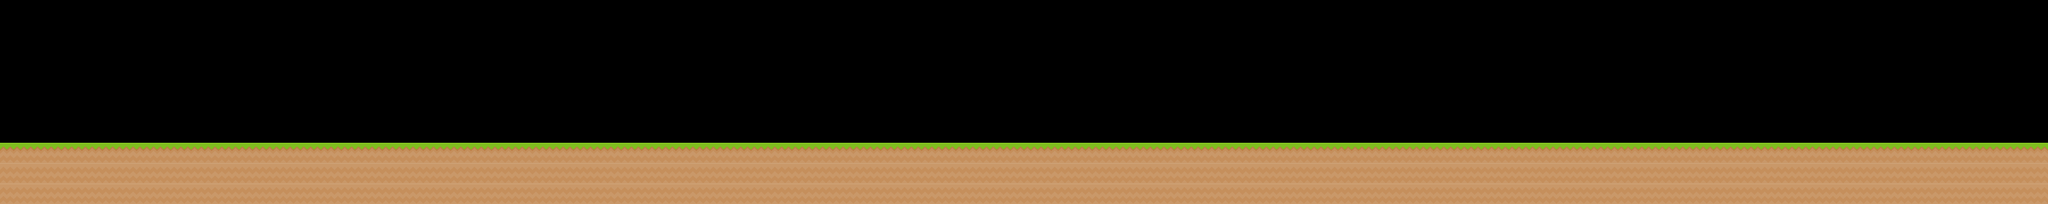

A 2D game scene composited from a Tiled map and its tileset images. What follows is a short description and the map's XML, with every tile layer's data as written:
An orthogonal 100x10 tile map with 70x70 px tiles, 1 tile layer (track).

<map version="1.5" tiledversion="1.7.2" orientation="orthogonal" renderorder="right-down" width="100" height="10" tilewidth="70" tileheight="70" infinite="0" nextlayerid="2" nextobjectid="1">
 <editorsettings>
  <export target="DuckTrack.json" format="json" />
 </editorsettings>
 <tileset firstgid="1" name="sheet" tilewidth="70" tileheight="70" tilecount="49" columns="7">
  <properties>
   <property name="collides" type="bool" value="false" />
  </properties>
  <image source="sheet.png" width="512" height="512" />
  <tile id="0">
   <properties>
    <property name="collides" type="bool" value="true" />
   </properties>
  </tile>
  <tile id="1">
   <properties>
    <property name="collides" type="bool" value="true" />
   </properties>
  </tile>
  <tile id="2">
   <properties>
    <property name="collides" type="bool" value="true" />
   </properties>
  </tile>
  <tile id="3">
   <properties>
    <property name="collides" type="bool" value="true" />
   </properties>
  </tile>
  <tile id="4">
   <properties>
    <property name="collides" type="bool" value="true" />
   </properties>
  </tile>
  <tile id="5">
   <properties>
    <property name="collides" type="bool" value="true" />
   </properties>
  </tile>
  <tile id="7">
   <properties>
    <property name="collides" type="bool" value="true" />
   </properties>
  </tile>
  <tile id="8">
   <properties>
    <property name="collides" type="bool" value="true" />
   </properties>
  </tile>
  <tile id="9">
   <properties>
    <property name="collides" type="bool" value="true" />
   </properties>
  </tile>
  <tile id="10">
   <properties>
    <property name="collides" type="bool" value="true" />
   </properties>
  </tile>
  <tile id="11">
   <properties>
    <property name="collides" type="bool" value="true" />
   </properties>
  </tile>
  <tile id="12">
   <properties>
    <property name="collides" type="bool" value="true" />
   </properties>
  </tile>
  <tile id="14">
   <properties>
    <property name="collides" type="bool" value="true" />
   </properties>
  </tile>
  <tile id="15">
   <properties>
    <property name="collides" type="bool" value="true" />
   </properties>
  </tile>
  <tile id="16">
   <properties>
    <property name="collides" type="bool" value="true" />
   </properties>
  </tile>
  <tile id="17">
   <properties>
    <property name="collides" type="bool" value="true" />
   </properties>
  </tile>
  <tile id="18">
   <properties>
    <property name="collides" type="bool" value="true" />
   </properties>
  </tile>
  <tile id="19">
   <properties>
    <property name="collides" type="bool" value="true" />
   </properties>
  </tile>
  <tile id="21">
   <properties>
    <property name="collides" type="bool" value="true" />
   </properties>
  </tile>
  <tile id="22">
   <properties>
    <property name="collides" type="bool" value="true" />
   </properties>
  </tile>
  <tile id="23">
   <properties>
    <property name="collides" type="bool" value="true" />
   </properties>
  </tile>
  <tile id="24">
   <properties>
    <property name="collides" type="bool" value="true" />
   </properties>
  </tile>
  <tile id="25">
   <properties>
    <property name="collides" type="bool" value="true" />
   </properties>
  </tile>
  <tile id="26">
   <properties>
    <property name="collides" type="bool" value="true" />
   </properties>
  </tile>
  <tile id="28">
   <properties>
    <property name="collides" type="bool" value="true" />
   </properties>
  </tile>
  <tile id="29">
   <properties>
    <property name="collides" type="bool" value="true" />
   </properties>
  </tile>
  <tile id="30">
   <properties>
    <property name="collides" type="bool" value="true" />
   </properties>
  </tile>
  <tile id="31">
   <properties>
    <property name="collides" type="bool" value="true" />
   </properties>
  </tile>
  <tile id="32">
   <properties>
    <property name="collides" type="bool" value="true" />
   </properties>
  </tile>
  <tile id="33">
   <properties>
    <property name="collides" type="bool" value="true" />
   </properties>
  </tile>
  <tile id="35">
   <properties>
    <property name="collides" type="bool" value="true" />
   </properties>
  </tile>
  <tile id="36">
   <properties>
    <property name="collides" type="bool" value="true" />
   </properties>
  </tile>
  <tile id="37">
   <properties>
    <property name="collides" type="bool" value="true" />
   </properties>
  </tile>
  <tile id="38">
   <properties>
    <property name="collides" type="bool" value="true" />
   </properties>
  </tile>
  <tile id="39">
   <properties>
    <property name="collides" type="bool" value="true" />
   </properties>
  </tile>
  <tile id="40">
   <properties>
    <property name="collides" type="bool" value="true" />
   </properties>
  </tile>
  <tile id="42">
   <properties>
    <property name="collides" type="bool" value="true" />
   </properties>
  </tile>
  <tile id="43">
   <properties>
    <property name="collides" type="bool" value="true" />
   </properties>
  </tile>
  <tile id="44">
   <properties>
    <property name="collides" type="bool" value="true" />
   </properties>
  </tile>
  <tile id="45">
   <properties>
    <property name="collides" type="bool" value="true" />
   </properties>
  </tile>
  <tile id="46">
   <properties>
    <property name="collides" type="bool" value="true" />
   </properties>
  </tile>
  <tile id="47">
   <properties>
    <property name="collides" type="bool" value="true" />
   </properties>
  </tile>
 </tileset>
 <layer id="1" name="track" width="100" height="10">
  <data encoding="csv">
0,0,0,0,0,0,0,0,0,0,0,0,0,0,0,0,0,0,0,0,0,0,0,0,0,0,0,0,0,0,0,0,0,0,0,0,0,0,0,0,0,0,0,0,0,0,0,0,0,0,0,0,0,0,0,0,0,0,0,0,0,0,0,0,0,0,0,0,0,0,0,0,0,0,0,0,0,0,0,0,0,0,0,0,0,0,0,0,0,0,0,0,0,0,0,0,0,0,0,0,
0,0,0,0,0,0,0,0,0,0,0,0,0,0,0,0,0,0,0,0,0,0,0,0,0,0,0,0,0,0,0,0,0,0,0,0,0,0,0,0,0,0,0,0,0,0,0,0,0,0,0,0,0,0,0,0,0,0,0,0,0,0,0,0,0,0,0,0,0,0,0,0,0,0,0,0,0,0,0,0,0,0,0,0,0,0,0,0,0,0,0,0,0,0,0,0,0,0,0,0,
0,0,0,0,0,0,0,0,0,0,0,0,0,0,0,0,0,0,0,0,0,0,0,0,0,0,0,0,0,0,0,0,0,0,0,0,0,0,0,0,0,0,0,0,0,0,0,0,0,0,0,0,0,0,0,0,0,0,0,0,0,0,0,0,0,0,0,0,0,0,0,0,0,0,0,0,0,0,0,0,0,0,0,0,0,0,0,0,0,0,0,0,0,0,0,0,0,0,0,0,
0,0,0,0,0,0,0,0,0,0,0,0,0,0,0,0,0,0,0,0,0,0,0,0,0,0,0,0,0,0,0,0,0,0,0,0,0,0,0,0,0,0,0,0,0,0,0,0,0,0,0,0,0,0,0,0,0,0,0,0,0,0,0,0,0,0,0,0,0,0,0,0,0,0,0,0,0,0,0,0,0,0,0,0,0,0,0,0,0,0,0,0,0,0,0,0,0,0,0,0,
0,0,0,0,0,0,0,0,0,0,0,0,0,0,0,0,0,0,0,0,0,0,0,0,0,0,0,0,0,0,0,0,0,0,0,0,0,0,0,0,0,0,0,0,0,0,0,0,0,0,0,0,0,0,0,0,0,0,0,0,0,0,0,0,0,0,0,0,0,0,0,0,0,0,0,0,0,0,0,0,0,0,0,0,0,0,0,0,0,0,0,0,0,0,0,0,0,0,0,0,
0,0,0,0,0,0,0,0,0,0,0,0,0,0,0,0,0,0,0,0,0,0,0,0,0,0,0,0,0,0,0,0,0,0,0,0,0,0,0,0,0,0,0,0,0,0,0,0,0,0,0,0,0,0,0,0,0,0,0,0,0,0,0,0,0,0,0,0,0,0,0,0,0,0,0,0,0,0,0,0,0,0,0,0,0,0,0,0,0,0,0,0,0,0,0,0,0,0,0,0,
0,0,0,0,0,0,0,0,0,0,0,0,0,0,0,0,0,0,0,0,0,0,0,0,0,0,0,0,0,0,0,0,0,0,0,0,0,0,0,0,0,0,0,0,0,0,0,0,0,0,0,0,0,0,0,0,0,0,0,0,0,0,0,0,0,0,0,0,0,0,0,0,0,0,0,0,0,0,0,0,0,0,0,0,0,0,0,0,0,0,0,0,0,0,0,0,0,0,0,0,
26,26,26,26,26,26,26,26,26,26,26,26,26,26,26,26,26,26,26,26,26,26,26,26,26,26,26,26,26,26,26,26,26,26,26,26,26,26,26,26,26,26,26,26,26,26,26,26,26,26,26,26,26,26,26,26,26,26,26,26,26,26,26,26,26,26,26,26,26,26,26,26,26,26,26,26,26,26,26,26,26,26,26,26,26,26,26,26,26,26,26,26,26,26,26,26,26,26,26,26,
30,30,30,30,30,30,30,30,30,30,30,30,30,30,30,30,30,30,30,30,30,30,30,30,30,30,30,30,30,30,30,30,30,30,30,30,30,30,30,30,30,30,30,30,30,30,30,30,30,30,30,30,30,30,30,30,30,30,30,30,30,30,30,30,30,30,30,30,30,30,30,30,30,30,30,30,30,30,30,30,30,30,30,30,30,30,30,30,30,30,30,30,30,30,30,30,30,30,30,30,
30,30,30,30,30,30,30,30,30,30,30,30,30,30,30,30,30,30,30,30,30,30,30,30,30,30,30,30,30,30,30,30,30,30,30,30,30,30,30,30,30,30,30,30,30,30,30,30,30,30,30,30,30,30,30,30,30,30,30,30,30,30,30,30,30,30,30,30,30,30,30,30,30,30,30,30,30,30,30,30,30,30,30,30,30,30,30,30,30,30,30,30,30,30,30,30,30,30,30,30
</data>
 </layer>
</map>
